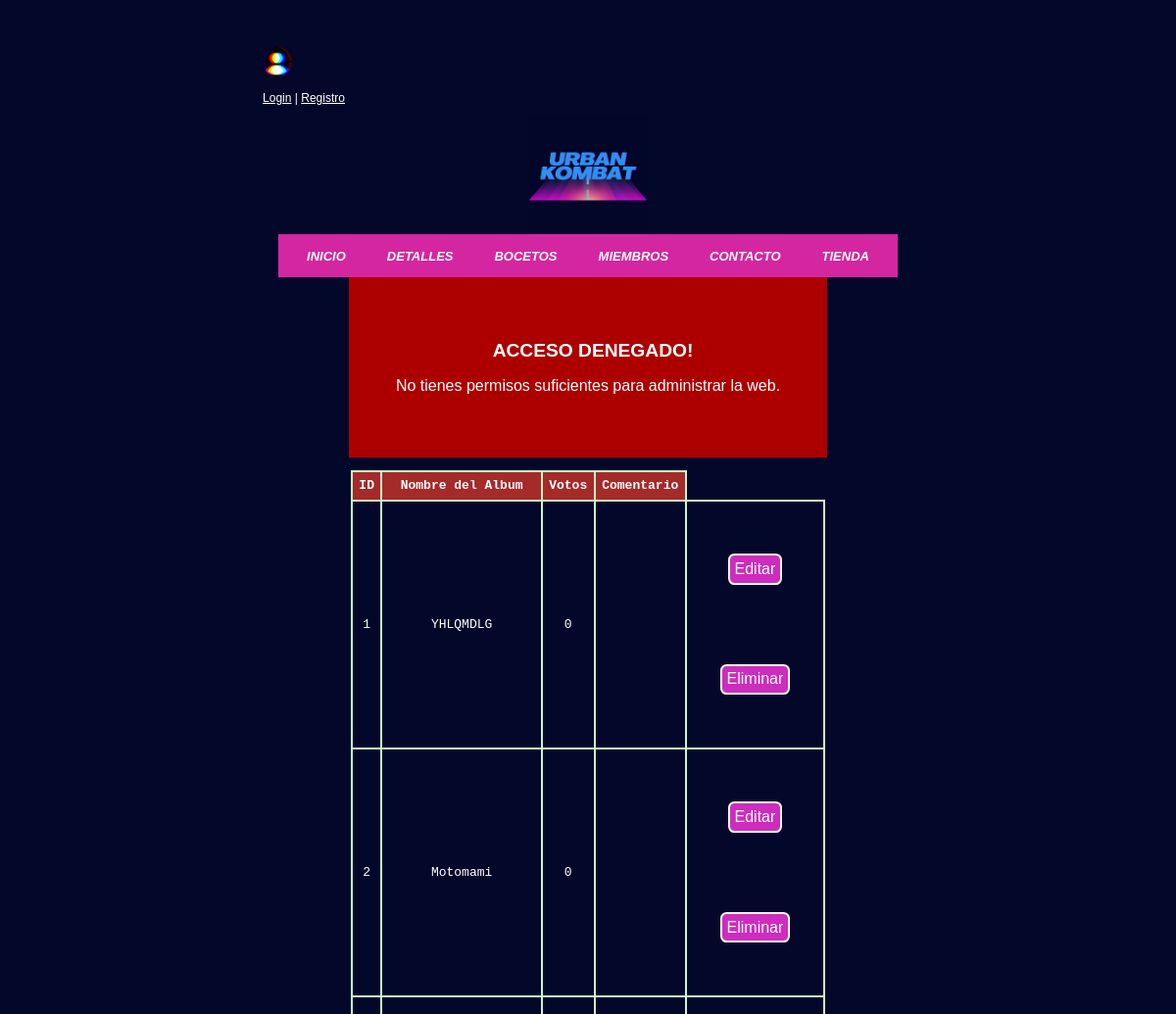
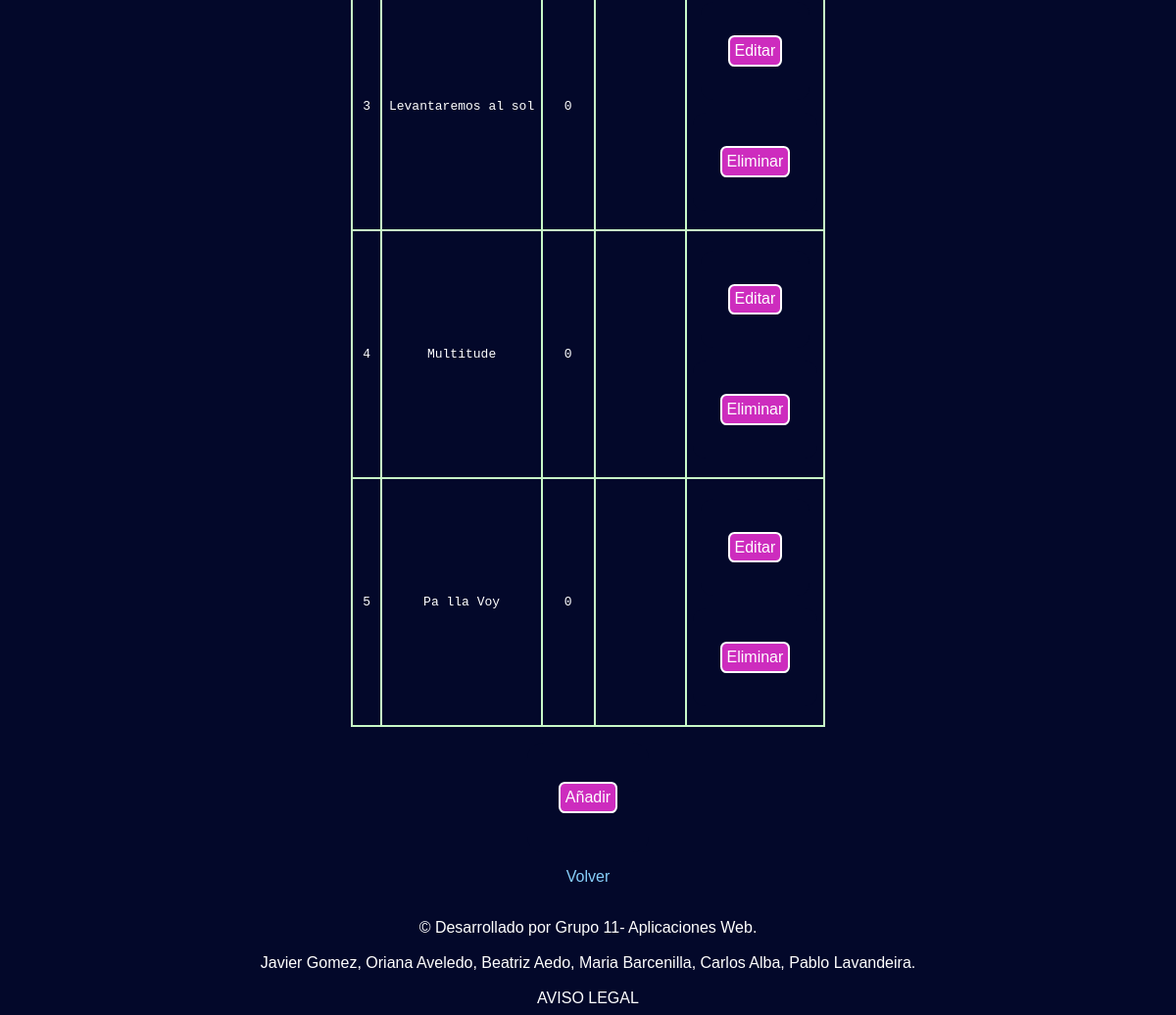
The app's page /adminAlbumes.php with its own data (2 pictures, top to bottom).
### tables this page shows
CREATE TABLE `Albumes` (
  `id` integer NOT NULL,
  `nombre` varchar(100) NOT NULL,
  `votos` integer NOT NULL, 
  `esGanador` boolean NOT NULL, 
  `comentario` varchar(256) NOT NULL
);

### includes/Album.php (called while the page is built, shortened)
<?php
class Album{
    public static function cargarAlbumes(){
        $app = Aplicacion::getInstancia();
        $conn = $app->conexionBd();
        $sql = "SELECT * FROM Albumes";
        $result = $conn->query($sql);
        return $result;
    }
}

### adminAlbumes.php (the view, shortened to what this page needs)
<?php
require_once __DIR__.'/includes/Album.php';
$contenido='';
if (isset($_SESSION["esAdmin"]) && $_SESSION["esAdmin"]) {
	$contenido.=<<<EOS
	<h1>Consola de administración</h1>
	EOS;
} else {
	$contenido.=<<<EOS
	<div class="noRegMsg">
	<h1>Acceso denegado!</h1>
	<p>No tienes permisos suficientes para administrar la web.</p>
	</div>
	EOS;
}
  $result = Album::cargarAlbumes();
  if(!$result)
    echo 'No se han podido cargar los albumes';
  else if($result->num_rows > 0){
    $contenido.=<<<EOS
      <table class="tablaAdmin">
      <tr>
        <th>ID</th>
        <th>Nombre del Album</th>
        <th>Votos</th>
        <th>Comentario</th>
      </tr>
    EOS;
    while($row= $result->fetch_assoc()) {
      $id = $row['id'];
      $nombre= $row['nombre'];
      $votos= $row['votos'];
      $comentario = $row['comentario'];
      $contenido.=<<<EOS
        <tr>
          <td>
                <p>$id</p>
            </td>
            <td>
                <p>$nombre</p>
            </td>
            <td>
                <p>$votos</p>
            </td>
            <td>
                <p>$comentario</p>
            </td>
            <td>
            <form method="post" action="editar.php?nombre=$nombre">
              <input type="submit" name='editarAlbum' value = "Editar"/></form>
            <form method="post" action="eliminar.php?nombre=$nombre">
              <input type="submit" name='eliminarAlbum' value = "Eliminar"/></form>
        </td>
        </tr>
      EOS;
    }
    $contenido.=<<<EOS
      </table>
    EOS;
  }
  else {
    $contenido.=<<<EOS
      <p>Todavia no hay albumes</p>
    EOS;
  }
$contenido.=<<<EOS
  <form method="post" action="aniadir.php">
  <input type="submit" name='añadirAlbum' value = "Añadir"/></form>
  <p><a class="volver" href="admin.php">Volver</a></p>
EOS;
require __DIR__.'/includes/plantillas/plantilla.php';

### css/diseno.css (style rules this page uses)
body { display:flex; flex-flow: column nowrap; background-color: #03082A; color:white; font-family:Helvetica, sans-serif; justify-content: center; align-content: flex-start; padding: 40px 40px 0px 40px; text-align: center; align-items: center; }
form { background-color: white; width: max-content; color:#03082A; padding: 2em 1.5em; border:2px #0b6b91; border-radius: 1em; margin:1em auto; text-align:justify; }
input, textarea { box-sizing: border-box; border: 2px solid #03082A; border-radius: 4px; margin: 0.5em; }
input[type=submit], button[type=submit] { text-align: center; background-color: #CD2CBE; color:white; font-size: 1em; padding:0.3em; border: 2px solid white; border-radius: 0.4em; }
h1 { text-align:center; font-size:larger; text-transform: uppercase; padding-left: 10px; }
.noRegMsg { background-color: rgb(172, 0, 0); padding: 3em; }

### css/admin.css (style rules this page uses)
.tablaAdmin { margin: 1em auto; border-collapse:collapse; font-family: monospace; empty-cells: hide; }
.tablaAdmin td, .tablaAdmin th { border: 2px solid rgb(199, 248, 199); padding: 0.5em; }
.tablaAdmin th { background-color:brown; }
.volver { text-decoration: none; color:lightskyblue; }
form { background-color: #03082A; }
input[type=submit] { text-align: center; background-color: #CD2CBE; color:white; font-size: 1em; padding:0.3em; border: 2px solid white; border-radius: 0.4em; }

### records on screen
albumes: id "1", nombre "YHLQMDLG", votos "0"
albumes: id "2", nombre "Motomami", votos "0"
albumes: id "3", nombre "Levantaremos al sol", votos "0"
albumes: id "4", nombre "Multitude", votos "0"
albumes: id "5", nombre "Pa lla Voy", votos "0"
